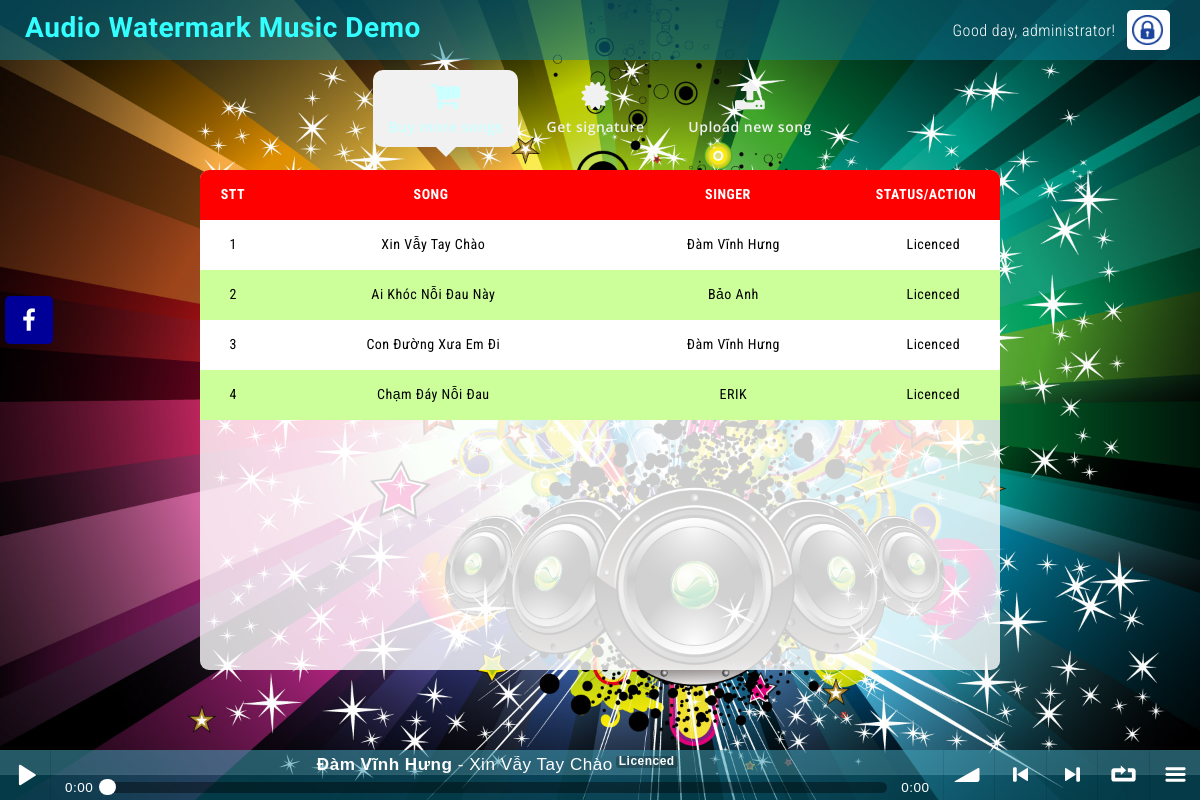
/ (signed in), run on the app's committed database.
### tables this page shows
CREATE TABLE `siteinfo` (
  `companyname` varchar(128) NOT NULL,
  `slogan` varchar(256) DEFAULT NULL,
  `seokeywords` varchar(128) DEFAULT NULL,
  `seodescription` varchar(256) DEFAULT NULL,
  `facebook` varchar(128) DEFAULT NULL,
  `logo` varchar(32) NOT NULL,
  `copyright` varchar(128) NOT NULL,
  `copyright_ln2` varchar(128) DEFAULT NULL
);

CREATE TABLE `multimedia` (
  `id` varchar(64) NOT NULL,
  `parentid` varchar(64) DEFAULT NULL,
  `song` varchar(256) DEFAULT NULL,
  `singer` varchar(128) DEFAULT NULL,
  `url` varchar(256) NOT NULL,
  `type` varchar(32) NOT NULL,
  `owner` varchar(32) NOT NULL
);

### index.php (the view, shortened to what this page needs)
<!DOCTYPE html>
<html>
	<?php
		include "connectdb.php";
		$qr = $conn->prepare("select siteinfo.companyname as companyname, siteinfo.slogan as slogan, siteinfo.seokeywords as seokeywords, siteinfo.seodescription as seodescription, siteinfo.facebook as facebook, multimedia.url as logo, siteinfo.copyright as copyright, siteinfo.copyright_ln2 as copyright_ln2 from siteinfo, multimedia where siteinfo.logo = multimedia.id limit 1;");
		$qr->execute();
		$rs_siteinfo = $qr->fetch();
		if (isset($_SESSION['user'])){
			$qr = $conn->prepare("select permission from user where id = '" . $_SESSION['user'] .  "';");
			$qr->execute();
			$rs_mypermission = $qr->fetch();
			$qr = $conn->prepare("select id, song, singer from multimedia where type = 'music' and owner = '" . $_SESSION['user'] .  "';");
			$qr->execute();
			$rs_myplaylist = $qr->fetchAll();
		}
		$qr = $conn->prepare("select id, song, singer from multimedia where type = 'music' and owner = 'administrator';");
		$qr->execute();
		$rs_allsongs = $qr->fetchAll();
	?>
	<head>
		<link rel="stylesheet" href="https://maxcdn.bootstrapcdn.com/bootstrap/3.3.7/css/bootstrap.min.css" />
		<link rel="stylesheet" href="https://cdnjs.cloudflare.com/ajax/libs/font-awesome/4.7.0/css/font-awesome.min.css" />
		<link rel="stylesheet" href="animate.css" />
		<link rel="stylesheet" href="soundmanager2/css/bar-ui.css">
		<link rel="stylesheet" href="style.css" />
	</head>
	<body>
		<section class="navbar">
		    <div class="container">
				<div class="navbar-header">
					<a class="navbar-brand navbar-brand-image" href="/" title="<?php echo ($rs_siteinfo['companyname']); ?>"><?php echo ($rs_siteinfo['companyname']); ?></a>
				</div>
				<?php
					if (isset($_SESSION['user'])){
						echo "<a id=\"goto-login\" href=\"logout.php\" title=\"Sign out\"><img src=\"picture/logo-login.png\"/></a>";
						echo "<p id=\"username\">Good day, " . $_SESSION['user'] . "!</p>";
					}
					else{
						echo "<a id=\"goto-login\" href=\"login.php\" title=\"Sign in\"><img src=\"picture/logo-login.png\"/></a>";
					}
				?>
		    </div>
		</section>
		<section class="mainbar">
		    <div class="container">
		      	<ul class="nav mainbar-list wow fadeInDown" data-wow-duration="0.5s">
		        	<li id="buy-more-song" class="active">
		          		<a class="highlight" href="#buymoresong" title="Buy more songs">
		            		<i class="fa fa-shopping-cart"></i> Buy more songs
		          		</a>
		       		</li>
		       		<li id="get-signature">
		          		<a href="#getsignature" title="Get signature">
		            		<i class="fa fa-certificate"></i> Get signature
		          		</a>
		       		</li>
		       		<?php
		       			if (isset($rs_mypermission['permission'])){
		       				if ($rs_mypermission['permission'] == "admin"){
					       		echo "<li id=\"upload-new-song\">
					          		<a href=\"#uploadnewsong\" title=\"Upload new song\">
					            		<i class=\"fa fa-upload\"></i> Upload new song
					          		</a>
					       		</li>";
				       		}
		       			}
		       		?>
		      </ul>
		    </div>
		</section>
		<div class="mycontent">
			<table class="songstable">
				<thead>
					<tr>
						<th class="col-xs-1">STT</th>
						<th class="col-xs-5">SONG</th>
						<th class="col-xs-4">SINGER</th>
						<th class="col-xs-2">STATUS/ACTION</th>
					</tr>
				</thead>
				<tbody class="songstable_scrollbar">
					<?php
						$i = 1;
						foreach ($rs_allsongs as $key => $value) {
							echo "<tr class=\"" . ($i % 2 ? "odd" : "even") . "\">
									<td class=\"col-xs-1\">" . $i . "</td>
									<td class=\"col-xs-5\">" . $value['song'] . "</td>
									<td class=\"col-xs-4\">" . $value['singer'] . "</td>
									<td class=\"col-xs-2\">";
							if (isset($_SESSION['user'])){
								$qr = $conn->prepare("select id from multimedia where type = 'music' and owner = '" . $_SESSION['user'] .  "' and parentid = '" . $value['id'] . "' limit 1;");
								$qr->execute();
								$rs_isLicenced = $qr->fetch();
								if ($rs_isLicenced['id'] == ""){
									echo "<button id=\"" . $value['id'] . "\" class=\"btn btn-danger btn-mini btnbuysong\"><i class=\"fa fa-shopping-cart\"></i></button>";
								}
								else{
									echo "Licenced";
								}
							}
							else{
								echo "Please login";
							}
							echo "	</td>
								</tr>";
							$i++;
						}
					?>
				</tbody>
			</table>
		</div>
		<div class="sm2-bar-ui full-width fixed">
 			<div class="bd sm2-main-controls">
				<div class="sm2-inline-gradient"></div>
  				<div class="sm2-inline-element sm2-button-element">
					<div class="sm2-button-bd">
						<a href="#play" class="sm2-inline-button sm2-icon-play-pause">Play / pause</a>
					</div>
  				</div>
  				<div class="sm2-inline-element sm2-inline-status">
					<div class="sm2-playlist">
						<div class="sm2-playlist-target">
						</div>
					</div>
					<div class="sm2-progress">
						<div class="sm2-row">
							<div class="sm2-inline-time">0:00</div>
							<div class="sm2-progress-bd">
								<div class="sm2-progress-track">
									<div class="sm2-progress-ball"><div class="icon-overlay"></div></div>
								</div>
							</div>
							<div class="sm2-inline-duration">0:00</div>
						</div>
					</div>
				</div>
				<div class="sm2-inline-element sm2-button-element sm2-volume">
					<div class="sm2-button-bd">
						<a href="#volume" class="sm2-inline-button sm2-volume-control">volume</a>
					</div>
				</div>
				<div class="sm2-inline-element sm2-button-element">
					<div class="sm2-button-bd">
						<a href="#prev" title="Previous" class="sm2-inline-button sm2-icon-previous">&lt; previous</a>
					</div>
				</div>
				<div class="sm2-inline-element sm2-button-element">
					<div class="sm2-button-bd">
						<a href="#next" title="Next" class="sm2-inline-button sm2-icon-next">&gt; next</a>
					</div>
				</div>
				<div class="sm2-inline-element sm2-button-element">
					<div class="sm2-button-bd">
						<a href="#repeat" title="Repeat playlist" class="sm2-inline-button sm2-icon-repeat">&infin; repeat</a>
					</div>
				</div>
				<div class="sm2-inline-element sm2-button-element sm2-menu">
					<div class="sm2-button-bd">
						<a href="#menu" class="sm2-inline-button sm2-icon-menu">menu</a>
					</div>
				</div>
			</div>
			<div class="bd sm2-playlist-drawer sm2-element">
  				<div class="sm2-playlist-wrapper">
	    			<ul class="sm2-playlist-bd">
	    				<?php
	    					if (isset($_SESSION['user'])){
		    					foreach ($rs_myplaylist as $key => $value){
					 				echo "<li>
											<div class=\"sm2-row\">
												<div class=\"sm2-col sm2-wide\">
													<a href=\"http://docs.google.com/uc?export=open&id=" . $value['id'] . "&type=.wav\"><b>" . $value['singer'] . "</b> - " . $value['song'] . "<span class=\"label\">Licenced</span></a>
												</div>
												<div class=\"sm2-col\">
													<a href=\"http://docs.google.com/uc?export=open&id=" . $value['id'] . "\" target=\"_blank\" title=\"Download this song\" class=\"sm2-icon sm2-music sm2-exclude\">Download this song</a>
												</div>
											</div>
										</li>";
				 				}
			 				}
						?>
    				</ul>
  				</div>
 			</div>
		</div>
	  	<div class="social-bar">
		    <a target="_blank" href="<?php echo ($rs_siteinfo['facebook']); ?>" title="Visit my Facebook" class="social-bar-facebook"><i class="fa fa-facebook"></i></a>
	  	</div>
	</body>
</html>

### style.css (style rules this page uses)
html, body { height: 100%; font-family: 'Roboto Condensed', sans-serif; font-size:14px; color: #333; letter-spacing: 0.5px; }
body { background: url("picture/bg-body.jpg") fixed no-repeat; background-size: cover; }
a { text-decoration: none; }
p { margin: 0px; }
.navbar { position: fixed; z-index: 1001; top: 0px; left: 0px; margin: 0px; width: 100%; height: 60px; min-height: 60px; background: rgba(10, 130, 157, 0.5); background-size: cover; background-repeat: none; border-radius: 0px; border: none; }
.navbar .container { height: 100%; }
.navbar-header { float: left; height: 100%; margin: 0px; padding: 0px; }
.navbar-brand { height: 100%; margin: 0px; margin-top: 18px; padding: 0px; padding-left: 10px; font-family: 'Oregano', cursive; font-size: 28px; font-weight: 600; color: #33FFFF; white-space: nowrap; }
#username { float: right; margin-right: 12px; margin-top: 20px; font-size: 16px; font-weight: 300; color: #fff; cursor: default; }
#goto-login { float: right; margin: 0px; margin-top: 10px; padding: 5px; background-color: #FFF; border-radius: 5px; overflow: hidden; }
#goto-login img { height: 30px; margin: 0px; margin-right: 2.5px; }
.mainbar { position: fixed; top: 60px; left: 0px; margin: 0px; padding: 0px; width: 100%; height: auto; text-align: center; }
.mainbar-list { padding: 10px; padding-bottom: 20px; }
.mainbar-list li { height: 100%; min-width: 100px; margin: 0px 5px; display: inline-block; }
.mainbar-list li a { display: block; font-family: 'Open Sans', Verdana, Helvetica, sans-serif; font-weight: 600; transition: all 0.1s ease; -webkit-transition: all 0.1s ease; -moz-transition: all 0.1s ease; -o-transition: all 0.1s ease; }
.mainbar-list li:not(.active) a { color: #f1f1f1; }
.mainbar-list li.active a { background-color: #f1f1f1; border-radius: 10px; color: #CCFFFF; }
.mainbar-list li.active a:after { position: absolute; top: 100%; left: 50%; margin-left: -10px; border-left: 10px solid transparent; border-right: 10px solid transparent; border-top: 10px solid transparent; border-top-color: #f1f1f1; content: ''; display: inline-block; }
.mainbar-list a i { display: block; margin-bottom: 5px; font-size: 32px; }
.highlight { -webkit-animation: colorchange 10s infinite alternate; }
.mycontent { position: fixed; z-index: 1001; top: 170px; left: 50%; transform: translateX(-50%) !important; width: 800px; height: 500px; background-color: rgba(255, 255, 255, 0.8); border-radius: 9px; overflow: hidden; }
.songstable { width: 100%; }
.songstable thead { width: 100%; }
.songstable tbody { width: 100%; height: 500px; overflow-y: scroll; }
.songstable thead tr { width: 99%; }
.songstable tr { width: 100%; }
.songstable thead, .songstable tbody, .songstable tr, .songstable td, .songstable th { display: inline-block; }
.songstable thead { background: #FF0000; color: #fff; }
.songstable tbody td, .songstable thead > tr> th { float: left; border-bottom-width: 0; }
.songstable>tbody>tr>td, .songstable>tbody>tr>th, .songstable>tfoot>tr>td, .songstable>tfoot>tr>th, .songstable>thead>tr>td, .songstable>thead>tr>th { padding: 8px; height: 50px; text-align: center; line-height: 32px; }
.odd { background: #fff; color: #000; }
.even { background: #CCFF99; color: #000; }
.sm2-bar-ui { z-index: 1002 !important; font-size: 18px; }
.sm2-bar-ui .sm2-main-controls, .sm2-bar-ui .sm2-playlist-drawer { background-color: rgba(10, 130, 157, 0.5); }
.social-bar { position: fixed; z-index: 1002; left: 5px; top: 40%; transform: translateY(-50%); }
.social-bar a, .social-bar span { position: relative; width: 48px; height: 48px; margin-top: 5px; margin-bottom: 5px; padding: 0px; outline: none; border: none; border-radius: 5px; font-size: 24px; color: #fff; display: block; transition: all 0.1s ease; -webkit-transition: all 0.1s ease; -moz-transition: all 0.1s ease; -o-transition: all 0.1s ease; }
.social-bar a .fa, .social-bar span .fa { position: absolute; top: 50%; left: 50%; transform: translate(-50%, -50%) !important; }
.social-bar-facebook { background: #000099; }

### data on the page
siteinfo: companyname "Audio Watermark Music Demo"
multimedia: song "Xin Vẫy Tay Chào", singer "Đàm Vĩnh Hưng", shows "Licenced"
multimedia: song "Ai Khóc Nỗi Đau Này", singer "Bảo Anh", shows "Licenced"
multimedia: song "Con Đường Xưa Em Đi", singer "Đàm Vĩnh Hưng", shows "Licenced"
multimedia: song "Chạm Đáy Nỗi Đau", singer "ERIK", shows "Licenced"

### other printed values
$_SESSION['user'] "administrator"
